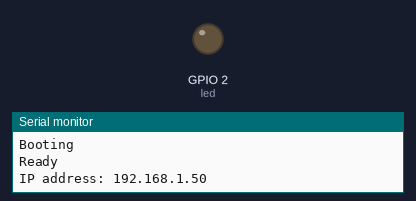
Bench run of a sketch on a simulated ESP8266 (NodeMCU). On the bench: output pins drawn as LEDs (lit = HIGH), the last lines printed to the serial monitor. WiFi joins after 1.5 s; servers stay silent unless stated.

Above: at 2.2 s.
At 4.5 s:
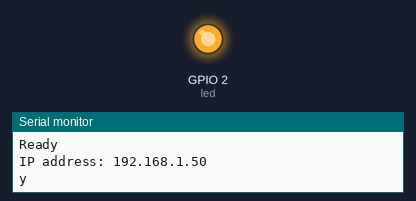
Timing chart, 0 to 9.3 s (numbered marks = the images above):
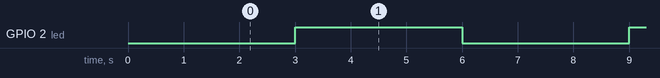

The sketch:

OTAtest.ino
```cpp
/*
 Name:		OTAtest.ino
 Created:	12/6/2020 5:20:37 PM
 Author:	Nikolaj (lokal)
*/

#include <ESP8266WiFi.h>
#include <ESP8266mDNS.h>
#include <WiFiUdp.h>
#include <ArduinoOTA.h>

#ifndef STASSID
#define STASSID "nohrTDC"
#define STAPSK  "RASMUSSEN"
#endif

const char* ssid = STASSID;
const char* password = STAPSK;

//variabls for blinking an LED with Millis
const int led = 2; // ESP32 Pin to which onboard LED is connected
unsigned long previousMillis = 0;  // will store last time LED was updated
const long interval = 3000;  // interval at which to blink (milliseconds)
bool ledState = LOW;  // ledState used to set the LED


void SetupOTA() {

    // Port defaults to 8266
    // ArduinoOTA.setPort(8266);

    // Hostname defaults to esp8266-[ChipID]
    // ArduinoOTA.setHostname("myesp8266");

    // No authentication by default
    // ArduinoOTA.setPassword("admin");

    // Password can be set with it's md5 value as well
    // MD5(admin) = 21232f297a57a5a743894a0e4a801fc3
    // ArduinoOTA.setPasswordHash("21232f297a57a5a743894a0e4a801fc3");

    ArduinoOTA.onStart([]() {
        String type;
        if (ArduinoOTA.getCommand() == U_FLASH) {
            type = "sketch";
        }
        else { // U_FS
            type = "filesystem";
        }

        // NOTE: if updating FS this would be the place to unmount FS using FS.end()
        Serial.println("Start updating " + type);
    });
    ArduinoOTA.onEnd([]() {
        Serial.println("\nEnd");
    });
    ArduinoOTA.onProgress([](unsigned int progress, unsigned int total) {
        Serial.printf("Progress: %u%%\r", (progress / (total / 100)));
    });
    ArduinoOTA.onError([](ota_error_t error) {
        Serial.printf("Error[%u]: ", error);
        if (error == OTA_AUTH_ERROR) {
            Serial.println("Auth Failed");
        }
        else if (error == OTA_BEGIN_ERROR) {
            Serial.println("Begin Failed");
        }
        else if (error == OTA_CONNECT_ERROR) {
            Serial.println("Connect Failed");
        }
        else if (error == OTA_RECEIVE_ERROR) {
            Serial.println("Receive Failed");
        }
        else if (error == OTA_END_ERROR) {
            Serial.println("End Failed");
        }
    });
    ArduinoOTA.begin();
    Serial.println("Ready");
    Serial.print("IP address: ");
    Serial.println(WiFi.localIP());
}

void setup() {
    Serial.begin(115200);
    Serial.println("Booting");
    WiFi.mode(WIFI_STA);
    WiFi.begin(ssid, password);
    while (WiFi.waitForConnectResult() != WL_CONNECTED) {
        Serial.println("Connection Failed! Rebooting...");
        delay(5000);
        ESP.restart();
    }

    SetupOTA();
    pinMode(led, OUTPUT);
}

void loop() {
    ArduinoOTA.handle();

    //loop to blink without delay
    unsigned long currentMillis = millis();
    if (currentMillis - previousMillis >= interval) {
        // save the last time you blinked the LED
        previousMillis = currentMillis;
        // if the LED is off turn it on and vice-versa:
        ledState = not(ledState);
        // set the LED with the ledState of the variable:
        digitalWrite(LED_BUILTIN, ledState);
        Serial.print("y");
    }
}
```

Measured:
- by itself, GPIO 2 (led): alternates HIGH for 3.0 s and LOW for 3.0 s
